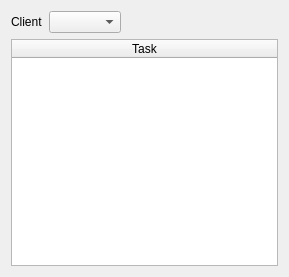
<?xml version="1.0" encoding="UTF-8"?>
<ui version="4.0">
 <class>Dialog</class>
 <widget class="QDialog" name="Dialog">
  <property name="windowModality">
   <enum>Qt::ApplicationModal</enum>
  </property>
  <property name="geometry">
   <rect>
    <x>0</x>
    <y>0</y>
    <width>289</width>
    <height>277</height>
   </rect>
  </property>
  <property name="maximumSize">
   <size>
    <width>16777144</width>
    <height>16770000</height>
   </size>
  </property>
  <property name="windowTitle">
   <string>Clients and Tasks</string>
  </property>
  <property name="modal">
   <bool>true</bool>
  </property>
  <layout class="QVBoxLayout" name="verticalLayout_2">
   <item>
    <layout class="QHBoxLayout" name="horizontalLayout_2">
     <item>
      <widget class="QLabel" name="label_2">
       <property name="text">
        <string>Client</string>
       </property>
      </widget>
     </item>
     <item>
      <widget class="QComboBox" name="comboBox">
       <property name="editable">
        <bool>false</bool>
       </property>
       <property name="maxVisibleItems">
        <number>20</number>
       </property>
       <property name="sizeAdjustPolicy">
        <enum>QComboBox::AdjustToContents</enum>
       </property>
       <property name="frame">
        <bool>true</bool>
       </property>
      </widget>
     </item>
     <item>
      <spacer name="horizontalSpacer">
       <property name="orientation">
        <enum>Qt::Horizontal</enum>
       </property>
       <property name="sizeHint" stdset="0">
        <size>
         <width>40</width>
         <height>20</height>
        </size>
       </property>
      </spacer>
     </item>
    </layout>
   </item>
   <item>
    <layout class="QVBoxLayout" name="verticalLayout">
     <item>
      <widget class="QTableWidget" name="tableWidget">
       <property name="frameShape">
        <enum>QFrame::StyledPanel</enum>
       </property>
       <property name="editTriggers">
        <set>QAbstractItemView::NoEditTriggers</set>
       </property>
       <attribute name="horizontalHeaderStretchLastSection">
        <bool>true</bool>
       </attribute>
       <attribute name="verticalHeaderVisible">
        <bool>false</bool>
       </attribute>
       <attribute name="verticalHeaderStretchLastSection">
        <bool>false</bool>
       </attribute>
       <column>
        <property name="text">
         <string>Task</string>
        </property>
       </column>
      </widget>
     </item>
    </layout>
   </item>
  </layout>
 </widget>
 <tabstops>
  <tabstop>comboBox</tabstop>
  <tabstop>tableWidget</tabstop>
 </tabstops>
 <resources/>
 <connections/>
</ui>
